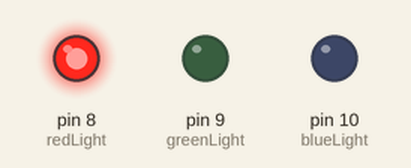
Recording of a sketch running on a simulated Arduino Uno, built with avr-gcc and run on an emulated ATmega328P. Parts: output pins drawn as LEDs (lit = HIGH).

Above: at 1.5 s.
At 3.5 s:
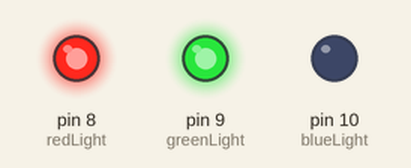
At 5.0 s:
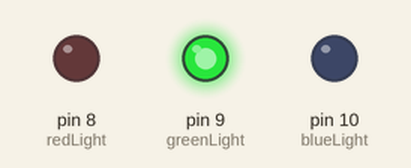
Timing chart, 0 to 7.8 s (numbered marks = the images above):
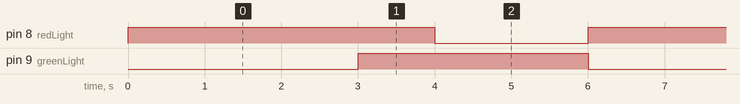

Measured:
- by itself, pin 8 (redLight): alternates HIGH for 4.0 s and LOW for 2.0 s
- by itself, pin 9 (greenLight): alternates HIGH for 3.0 s and LOW for 3.0 s
- by itself, everything shown: repeats every 6.0 s, in 4 steps

The sketch:

iot_5_traffic_light1.ino
```cpp
// C++ code
//

//create variabel
int redLight = 8;
int greenLight = 9;
int blueLight = 10;

void setup()
{
  //Initialize pin to be Output
  pinMode(redLight, OUTPUT);
  pinMode(greenLight, OUTPUT);
  pinMode(blueLight, OUTPUT);
}

void loop()
{
  digitalWrite(redLight, HIGH);
  delay(3000);
  digitalWrite(redLight, LOW);
  digitalWrite(redLight, 255);
  digitalWrite(greenLight, 255);
  digitalWrite(blueLight, 0);
  delay(1000);
  digitalWrite(redLight, 0);
  digitalWrite(greenLight, 0);
  digitalWrite(blueLight, 0);
  digitalWrite(greenLight, HIGH);
  delay(2000);
  digitalWrite(greenLight, LOW);
}
```
